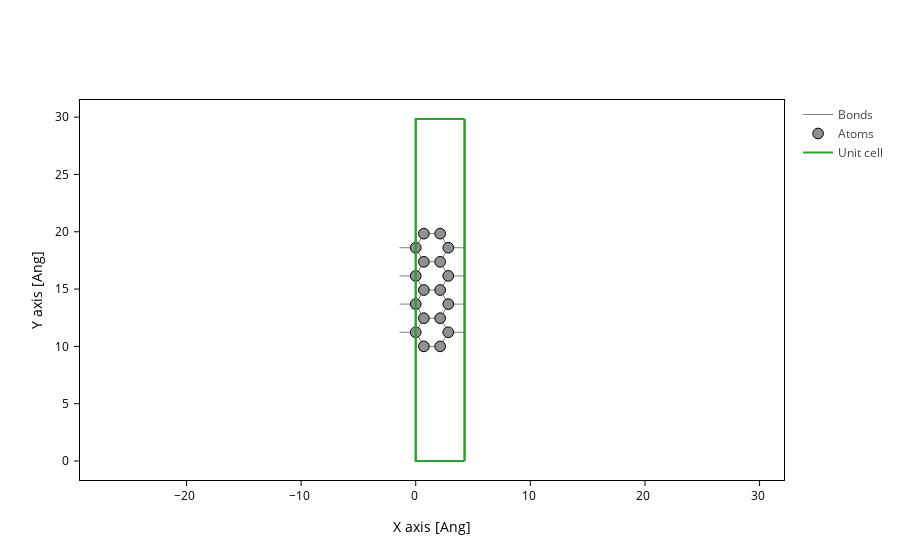

Source (notebook cell):
### Markdown cell above
Specifying the axes
----------

There are many ways in which you may want to display the coordinates of your geometry. The most common one is to display the cartesian coordinates. You indicate that you want cartesian coordinates by passing `(+-){"x", "y", "z"}`. You can pass them as a list:

### Code cell
plot.update_inputs(axes=["x", "y"])

### Figure 1 — Plotly figure (JSON) as saved in the notebook; plotly's stock layout.template omitted (floating-point values rounded to 4 significant figures; data arrays with more than 128 entries replaced by an {"elided": "..."} marker saying what was removed)
{"data": [{"line": {"color": "gray", "width": 1.0}, "meta": {}, "mode": "lines", "name": "Bonds", "opacity": 1.0, "type": "scatter", "x": {"elided": "609 float values"}, "y": {"elided": "609 float values"}}, {"marker": {"color": "#909090", "line": {"color": "black", "width": 1}, "opacity": 1.0, "size": 10.72}, "meta": {}, "mode": "markers", "name": "Atoms", "opacity": 1, "type": "scatter", "x": [0.0, 0.0, 0.0, 0.0, 0.71, 0.71, 0.71, 0.71, 0.71, 2.13, 2.13, 2.13, 2.13, 2.13, 2.84, 2.84, 2.84, 2.84], "y": [11.23, 13.69, 16.15, 18.61, 10.0, 12.46, 14.92, 17.38, 19.84, 10.0, 12.46, 14.92, 17.38, 19.84, 11.23, 13.69, 16.15, 18.61]}, {"meta": {}, "mode": "lines", "name": "Unit cell", "type": "scatter", "x": [0.0, 0.0, 4.26, 4.26, 0.0, 0.0, NaN, 0.0, 0.0, 0.0, 4.26, 4.26, 0.0, NaN, 4.26, 4.26, NaN, 4.26, 4.26], "y": [0.0, 29.84, 29.84, 29.84, 29.84, 29.84, NaN, 29.84, 0.0, 0.0, 0.0, 0.0, 0.0, NaN, 29.84, 0.0, NaN, 29.84, 0.0]}], "layout": {"scene": {"aspectmode": "data", "xaxis": {"title": {"text": "X axis [Ang]"}}, "yaxis": {"title": {"text": "Y axis [Ang]"}}}, "xaxis": {"scaleanchor": "y", "scaleratio": 1, "title": {"text": "X axis [Ang]"}}, "yaxis": {"title": {"text": "Y axis [Ang]"}}}}
